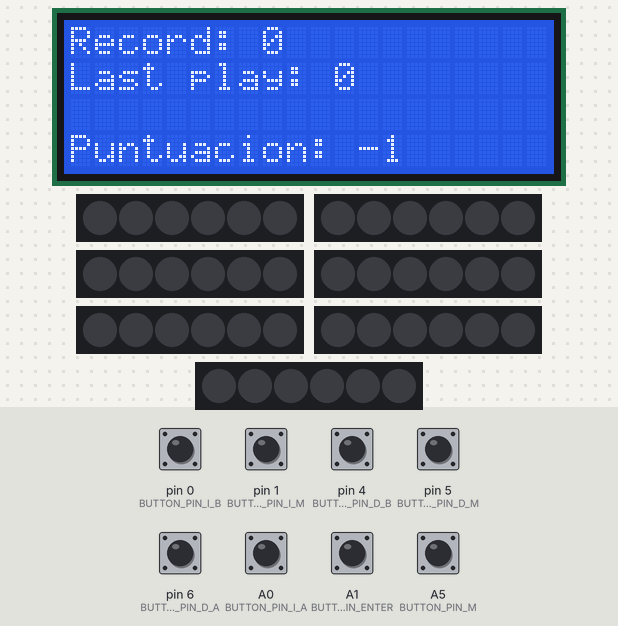
The sketch below on a simulated Arduino Uno, built with avr-gcc and run on an emulated ATmega328P. On the bench: 20×4 character LCD, 7 × 6 RGB LEDs in strip order, left to right. Inputs (shaded band) come from the test bench; at power-on: A0 (BUTTON_PIN_I_A), A1 (BUTTON_PIN_ENTER), A5 (BUTTON_PIN_M), pin 0 (BUTTON_PIN_I_B), pin 1 (BUTTON_PIN_I_M), pin 4 (BUTTON_PIN_D_B), pin 5 (BUTTON_PIN_D_M), pin 6 (BUTTON_PIN_D_A) HIGH. Random numbers use the default seed unless the sketch sets one.

Above: at 5.3 s.
5.4 s: A0 (BUTTON_PIN_I_A) pulled LOW for 1 s
At 7.7 s:
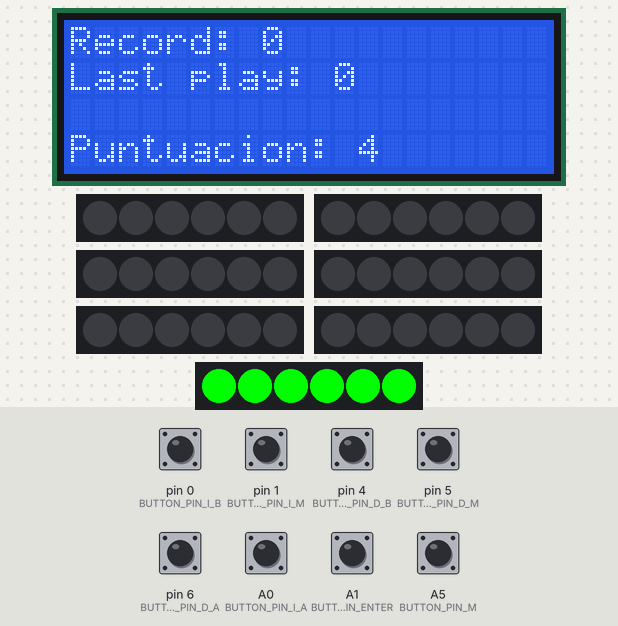
8.4 s: pin 0 (BUTTON_PIN_I_B) pulled LOW for 0.2 s
At 10.0 s:
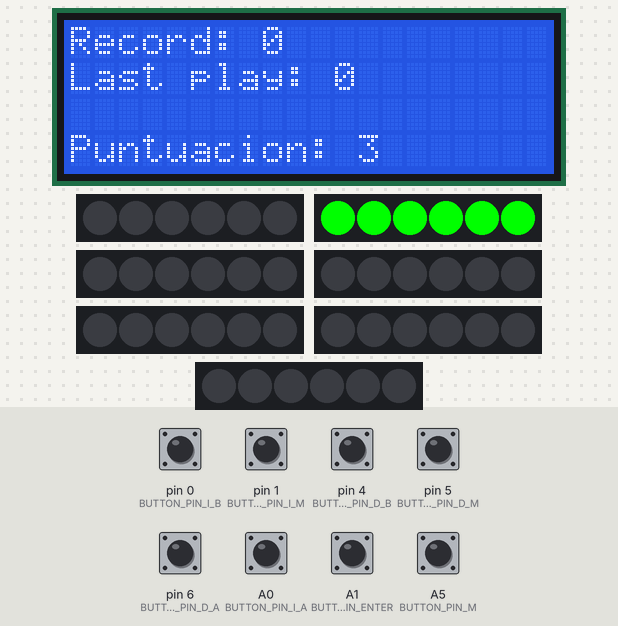
11.6 s: A0 (BUTTON_PIN_I_A) pulled LOW for 0.2 s
At 14.7 s:
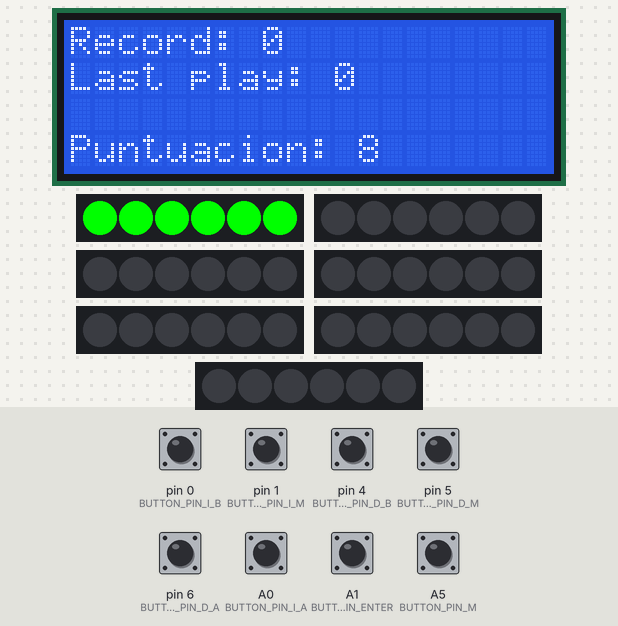
14.8 s: pin 5 (BUTTON_PIN_D_M) pulled LOW for 1 s
At 17.9 s:
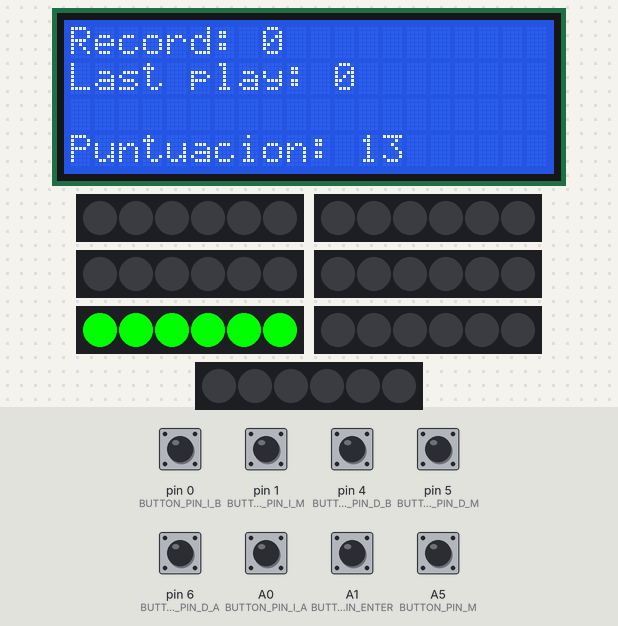
18.8 s: pin 1 (BUTTON_PIN_I_M) pulled LOW for 0.2 s
At 21.5 s:
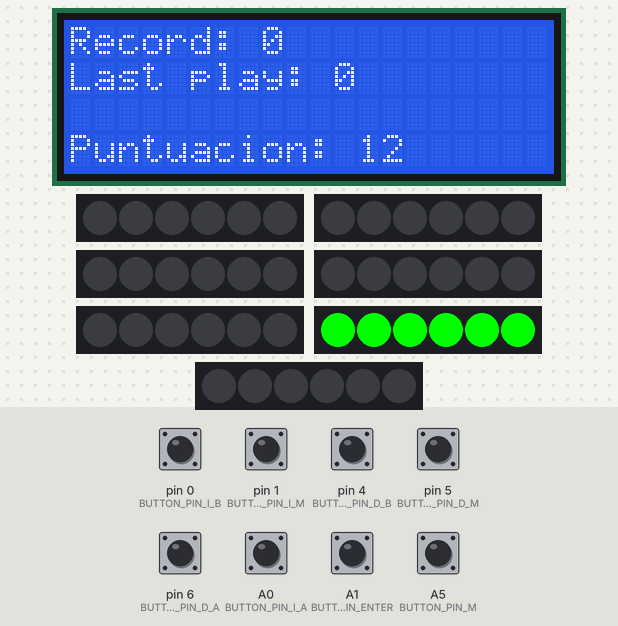
22.0 s: pin 1 (BUTTON_PIN_I_M) pulled LOW for 0.2 s
At 25.7 s:
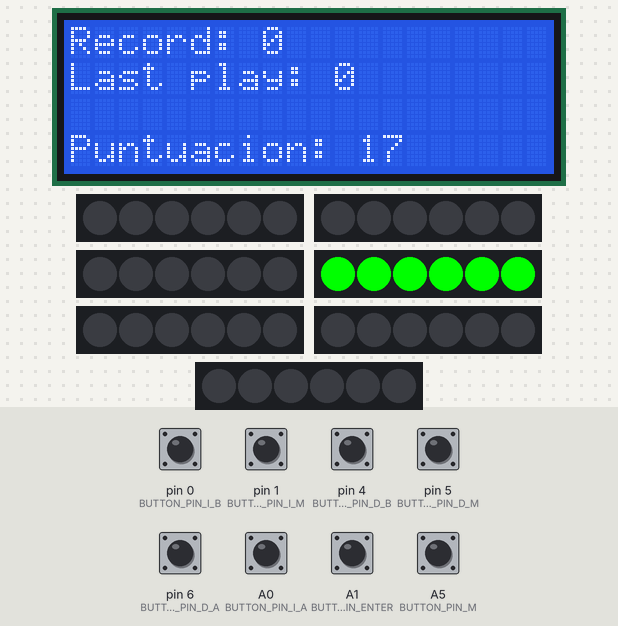
Timing chart, 0 to 26.2 s (numbered marks = the images above; inputs shaded):
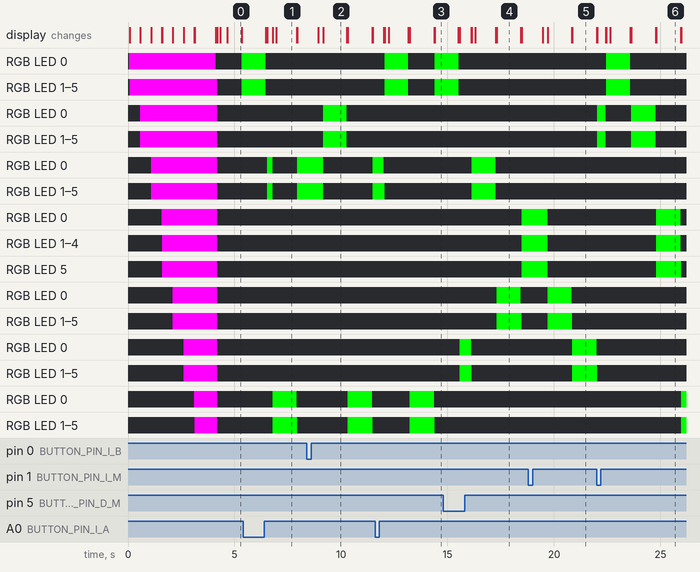

The sketch:

Lightning_Project_V1.0.ino
```cpp
#include <Adafruit_NeoPixel.h>
#include <LiquidCrystal_I2C.h>
#ifdef __AVR__
 #include <avr/power.h> // Required for 16 MHz Adafruit Trinket
#endif


#define BUTTON_PIN_I_B   0
#define BUTTON_PIN_I_M   1
#define BUTTON_PIN_I_A   A0
#define BUTTON_PIN_M     A5
#define BUTTON_PIN_D_B   4
#define BUTTON_PIN_D_M   5
#define BUTTON_PIN_D_A   6
#define BUTTON_PIN_ENTER  A1
#define PIXEL_PIN_I_B    7
#define PIXEL_PIN_I_M    8
#define PIXEL_PIN_I_A    9
#define PIXEL_PIN_M      10
#define PIXEL_PIN_D_B    11
#define PIXEL_PIN_D_M    12
#define PIXEL_PIN_D_A    13
#define PIXEL_COUNT 6

Adafruit_NeoPixel strip[]={
Adafruit_NeoPixel(PIXEL_COUNT, PIXEL_PIN_I_B, NEO_GRB + NEO_KHZ800),
Adafruit_NeoPixel(PIXEL_COUNT, PIXEL_PIN_I_M, NEO_GRB + NEO_KHZ800),
Adafruit_NeoPixel(PIXEL_COUNT, PIXEL_PIN_I_A, NEO_GRB + NEO_KHZ800),
Adafruit_NeoPixel(PIXEL_COUNT, PIXEL_PIN_M, NEO_GRB + NEO_KHZ800),
Adafruit_NeoPixel(PIXEL_COUNT, PIXEL_PIN_D_B, NEO_GRB + NEO_KHZ800),
Adafruit_NeoPixel(PIXEL_COUNT, PIXEL_PIN_D_M, NEO_GRB + NEO_KHZ800),
Adafruit_NeoPixel(PIXEL_COUNT, PIXEL_PIN_D_A, NEO_GRB + NEO_KHZ800)};

LiquidCrystal_I2C lcd(0x27, 20, 4);

boolean oldState[8];
boolean newState[8];

int encendido=8;
int pulsado=9;
int puntuacion=0;
int T_Comuta=1.5;
int record=0;
int punt_actual = 0;
int T_JUEGO=30;
int anterior = -1;

unsigned long centyJUEGO= 0;
unsigned long centy= millis();

void setup() {

  //Serial.begin(9600);

  pinMode(BUTTON_PIN_I_B, INPUT_PULLUP);
  pinMode(BUTTON_PIN_I_M, INPUT_PULLUP);
  pinMode(BUTTON_PIN_I_A, INPUT_PULLUP);
  pinMode(BUTTON_PIN_M, INPUT_PULLUP);
  pinMode(BUTTON_PIN_D_B, INPUT_PULLUP);
  pinMode(BUTTON_PIN_D_M, INPUT_PULLUP);
  pinMode(BUTTON_PIN_D_A, INPUT_PULLUP);
  pinMode(BUTTON_PIN_ENTER, INPUT_PULLUP);

  lcd.init();   // initializing the LCD
  lcd.backlight(); // Enable or Turn On the backlight

  for(int i=0;i<7;i++){
      strip[i].begin(); // Initialize NeoPixel strip object (REQUIRED)
      strip[i].show();  // Initialize all pixels to 'off'
    }
  INI();
}//ini

void loop() {

  //Timer de fin tiempo pulsacion
  //Serial.println(puntuacion);
      if(newState[3]!=oldState[3] || newState[7]!=oldState[7]){  //
        delay (20);                  //
        if(newState[3] == HIGH || newState[7] == HIGH){     //
          centyJUEGO=millis();
          //serial.println(pulsado); //
        }                            //
      }

    //--TIEMPO DE JUEGO--//
  centy= millis();
  while(centyJUEGO+(T_JUEGO*1000)>millis()){
    //--LOGICA JUEGO--//
  if((centy+(T_Comuta*1000))>millis()){


  ANTIREB();

      switch(pulsado) {
        case 0:
        if(encendido==pulsado){
          puntuacion=puntuacion+5;
          APAGA();
          encendido=randon();
          pulsado=9;
        }else{
          puntuacion--;
          pulsado=9;
        }
          break;
        case 1:
          if(encendido==pulsado){
            puntuacion=puntuacion+5;
            APAGA();
            encendido= randon();
            pulsado=9;
          }else{
            puntuacion--;
            pulsado=9;
          }
          break;
        case 2:
          if(encendido==pulsado){
            puntuacion=puntuacion+5;
            APAGA();
            encendido= randon();
            pulsado=9;
          }else{
            puntuacion--;
            pulsado=9;
          }
          break;
        case 3:
          if(encendido==pulsado){
            puntuacion=puntuacion+5;
            APAGA();
            encendido= randon();
            pulsado=9;
          }else{
            puntuacion--;
            pulsado=9;
          }
          break;
        case 4:
          if(encendido==pulsado){
            puntuacion=puntuacion+5;
            APAGA();
            encendido= randon();
            pulsado=9;
          }else{
            puntuacion--;
            pulsado=9;
          }
          break;
        case 5:
          if(encendido==pulsado){
            puntuacion=puntuacion+5;
            APAGA();
            encendido= randon();
            pulsado=9;
          }else{
            puntuacion--;
            pulsado=9;
          }
          break;
        case 6:
          if(encendido==pulsado){
            puntuacion=puntuacion+5;
            APAGA();
            encendido= randon();
            pulsado=9;
          }else{
            puntuacion--;
            pulsado=9;
          }
          break;
        case 9:
          break;
        default:
          APAGA();
          encendido= randon();
          pulsado=9;
          break;
        }
  }else{
    APAGA();
    encendido= randon();
    //Serial.println(encendido);
  }//if((centy+2000)>millis())
  delay(20);

 /////////////////
 ACTUALIZA();   //
 SONDEO();      //
 ActualizaLCD();//
 /////////////////

 //--LOGICA JUEGO--//

  }//while(TIEMPO DE JUEGO)
  APAGA();
//--TIEMPO DE JUEGO--//

  if(record<puntuacion){
    record=puntuacion;
    punt_actual=puntuacion;
  }else if(puntuacion != 0){
    punt_actual=puntuacion;
  }
  //Serial.println(punt_actual);
  puntuacion=0;

  ACTUALIZA();   //
  SONDEO();
  ActualizaLCD();
 }//loop


//---------------------------------------------------//
int randon(){

  int R = random(0,7);
  do{
    if(anterior == R){
      R = random(0, 7);
    }
  }while(anterior == R);
  anterior = R;
  //Serial.println(R);

      switch(R) {
        case 0:
            for(int i=0; i<6; i++) { // For each pixel in strip...
              strip[0].setPixelColor(i, 0,255,0);         //  Set pixel's color (in RAM)
              strip[0].show();                          //  Update strip to match
              delay(1); //  Pause for a moment
            }//for
            return R;
        break;
        case 1:
            for(int i=0; i<6; i++) { // For each pixel in strip...
              strip[1].setPixelColor(i, 0,255,0);         //  Set pixel's color (in RAM)
              strip[1].show();                          //  Update strip to match
              delay(1);
            }//for
            return R;//  Pause for a moment
        break;
        case 2:
            for(int i=0; i<6; i++) { // For each pixel in strip...
              strip[2].setPixelColor(i, 0,255,0);         //  Set pixel's color (in RAM)
              strip[2].show();                          //  Update strip to match
              delay(1);
            }//for
            return R;//  Pause for a moment
        break;
        case 3:
            for(int i=0; i<6; i++) { // For each pixel in strip...
              strip[3].setPixelColor(i, 0,255,0);         //  Set pixel's color (in RAM)
              strip[3].show();                          //  Update strip to match
              delay(1);
            }//for
            return R;//  Pause for a moment
        break;
        case 4:
            for(int i=0; i<6; i++) { // For each pixel in strip...
              strip[4].setPixelColor(i, 0,255,0);         //  Set pixel's color (in RAM)
              strip[4].show();                          //  Update strip to match
              delay(1);
            }//for
            return R;//  Pause for a moment
        break;
        case 5:
            for(int i=0; i<6; i++) { // For each pixel in strip...
              strip[5].setPixelColor(i, 0,255,0);         //  Set pixel's color (in RAM)
              strip[5].show();                          //  Update strip to match
              delay(1);
            }//for
            return R;//  Pause for a moment
            break;
        case 6:
            for(int i=0; i<6; i++) { // For each pixel in strip...
              strip[6].setPixelColor(i, 0,255,0);         //  Set pixel's color (in RAM)
              strip[6].show();                          //  Update strip to match
              delay(1);                           //  Pause for a moment
            }//for
            return R;
        break;

  }}
//---------------------------------------------------//
  void APAGA(){
    for(int j=0; j<7;j++){
    for(int i=0; i<6; i++) { // For each pixel in strip...
       strip[j].setPixelColor(i, 0,0,0);         //  Set pixel's color (in RAM)
       strip[j].show();                          //  Update strip to match
       delay(1);                           //  Pause for a moment
    }//for
    }
    centy=millis();
  }
//---------------------------------------------------//

  void ANTIREB(){
   for(int i=0; i<7;i++){
      /*Serial.print(oldState[i]);   //
      Serial.print(" ");             //
      Serial.println(newState[i]);*/ //
      if(newState[i]!=oldState[i]){  //
        delay (20);                  //
        if(newState[i] == HIGH){     //
          pulsado=i;                 //
          //serial.println(pulsado); //
        }                            //
      }                              //
    }
    }
//---------------------------------------------------//
  void SONDEO(){

  newState[0] = digitalRead(BUTTON_PIN_I_B);
  newState[1] = digitalRead(BUTTON_PIN_I_M);
  newState[2] = digitalRead(BUTTON_PIN_I_A);
  newState[3] = digitalRead(BUTTON_PIN_M);
  newState[4] = digitalRead(BUTTON_PIN_D_B);
  newState[5] = digitalRead(BUTTON_PIN_D_M);
  newState[6] = digitalRead(BUTTON_PIN_D_A);
  newState[7] = digitalRead(BUTTON_PIN_ENTER);
    }
//---------------------------------------------------//
  void ACTUALIZA(){
    for(int i=0; i<8; i++){
      /*Serial.print(oldState[i]);
      Serial.print(" ");
      Serial.println(newState[i]);*/
      oldState[i] = newState[i];
    }
  }
//---------------------------------------------------//
  void INI(){
    for(int j=0; j<7;j++){
    for(int i=0; i<6; i++) { // For each pixel in strip...
       strip[j].setPixelColor(i, 255,0,255);         //  Set pixel's color (in RAM)
       strip[j].show();                          //  Update strip to match
       delay(1);                           //  Pause for a moment
    }//for
    delay(500);
    }
    delay(500);
    APAGA();
    }
//----------------------------------------------------//
    void ActualizaLCD(){
      delay(100);
      lcd.clear();
      lcd.setCursor(0,0);
      lcd.print("Record: ");
      lcd.print(record, DEC);
      lcd.setCursor(0,1);
      lcd.print("Last play: ");
      lcd.print(punt_actual);
      lcd.setCursor(0,3);
      lcd.print("Puntuacion: ");
      lcd.print(puntuacion, DEC);

    }
```

Measured:
- what the display in image 0 shows lasts 0.6 s, from 4.7 s to 5.3 s
- what the display in image 1 shows lasts 0.9 s, from 7.0 s to 7.9 s
- what the display in image 4 shows lasts 1.1 s, from 17.3 s to 18.4 s
